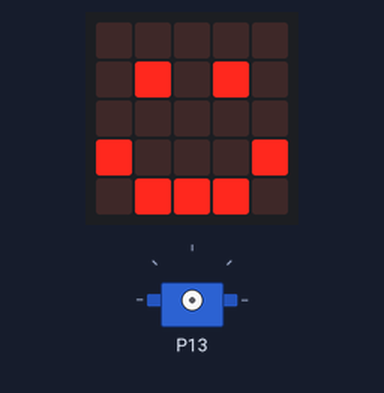
Recording of a program running on a simulated BBC micro:bit running MicroPython. On the bench: the board's 5×5 LED display, servo. Servo angles are drawn from the pulse width (0.5 ms = 0°, 2.5 ms = 180°). At 8.6 s the program stops and its outputs stay as they are.

Above: at 0.1 s.
At 1.1 s:
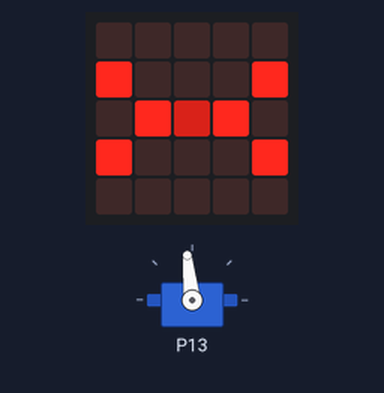
At 4.8 s:
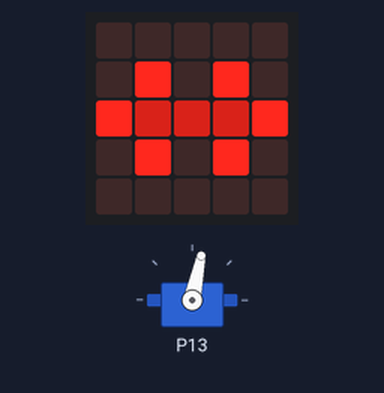
At 7.7 s:
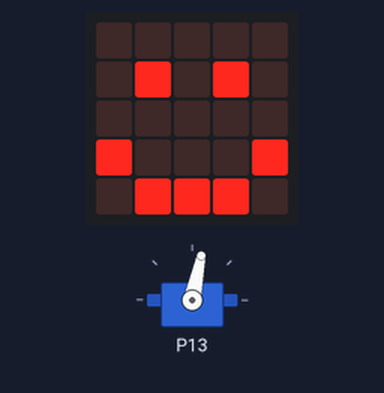
Timing chart, 0 to 9.2 s (numbered marks = the images above):
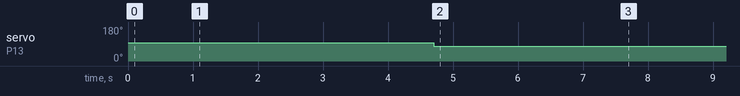

The program:

Test-Gripper.py
```python
"""
test gripper avec servo moteur continu
-> Port 0 -> Connecteur vert sur l'adaptateur XH4P - 4 pin labtech
"""
from microbit import pin13, Image, display
from time import sleep_ms
image_ouvrir = Image( "00000\n"
                      "09090\n"
                      "95559\n"
                      "09090\n"
                      "00000")
image_fermer = Image( "00000\n"
                      "90009\n"
                      "09590\n"
                      "90009\n"
                      "00000")

display.on()
display.show(Image.HAPPY)
sleep_ms(1000)

display.show(image_fermer)
pin13.write_analog(80)
sleep_ms(1200)
pin13.write_analog(0)
sleep_ms(2500)

display.show(image_ouvrir)
pin13.set_analog_period(20)
pin13.write_analog(70)
sleep_ms(400)
pin13.write_analog(0)
sleep_ms(2500)


pin13.write_analog(0)
display.show(Image.HAPPY)
sleep_ms(1000)
display.off()
```

Measured:
- by itself, servo on P13: 96° → 78° at 4.7 s
- what the display in image 1 shows lasts 3.7 s, from 1.0 s to 4.7 s
- what the display in image 2 shows lasts 2.9 s, from 4.7 s to 7.6 s
